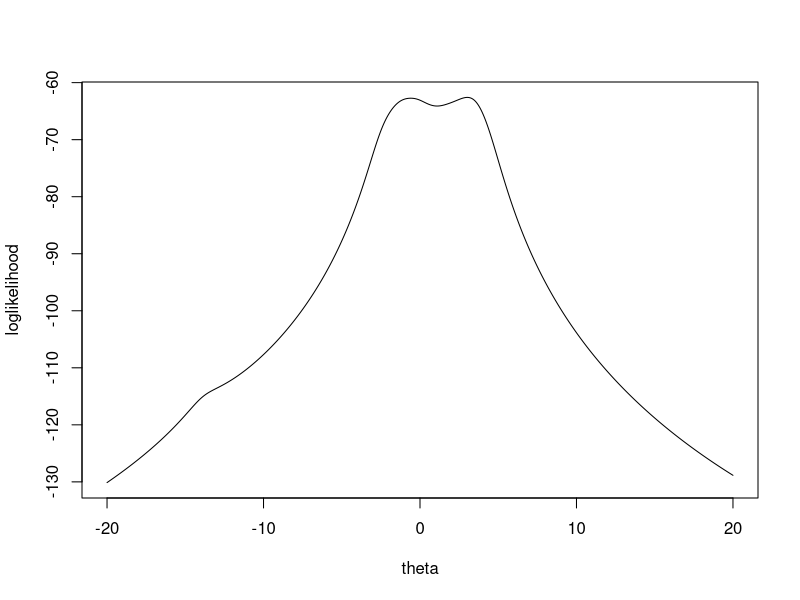

The R script that drew this image:
################################################
###(b)
## log-likelihood function

Loglikelihood <- function(X, theta){
  n <- length(X)
  -n*log(pi) - sum(log(1 + (theta - X)^2))
}

## function to calculate the MLE of Cauchy distribution by Newton-Raphson method
NewtonMleCauchy <- function(X, a, tolar){
  # X is vector of observed sample
  # a is the start value
  timestart <- Sys.time()
  n <- length(X)
  theta.iterate <- a
  i <- 0 # i is the number of iteration
  #calculate the first derivate of log likelyhood of Cauchy distribution
  firstd <- (-2)*sum((theta.iterate - X)/(1 + (theta.iterate - X)^2))
  while(abs(firstd) > tolar ){
    secondd <- (-2)*sum(((1 - (theta.iterate - X)^2)/(1 + (theta.iterate - X)^2))^2)
    theta.new <- theta.iterate - firstd/secondd
    theta.iterate <-theta.new
    firstd <- (-2)*sum((theta.iterate - X)/(1 + (theta.iterate - X)^2))
    i <- i + 1
  }
  timeend <- Sys.time()
  running.time <- timeend - timestart
  result1 <- c(theta.iterate, running.time, i)
  return(result1)
}

X <- c(1.77, -0.23, 2.76, 3.80, 3.47, 56.75, -1.34, 4.24, -2.44,
       3.29, 3.71, -2.40, 4.53, -0.07, -1.05, -13.87, -2.53, -1.75)
Y <- c(-11, -1, 0, 1.5, 4, 4.7, 7, 8, 38)

## plot log-lilihood
theta <- seq(-20, 20, by = 0.01)
loglikelihood <- sapply(theta, FUN=function(theta) Loglikelihood(X, theta))
plot(theta, loglikelihood, type="l")

## find MLE for theta
mle.metrix <- sapply(Y, FUN = function(Y) NewtonMleCauchy(X, Y, 1E-10))

## start at sample mean
sample.mean <- mean(X)
theta.sm <- NewtonMleCauchy(X, sample.mean, 1E-10)

#############################################################################
### (c)

## function for Fixedpoint
Fixedpoint <- function(alfa, a, totlar){
  # a is the initial value of theta
  timestart <- Sys.time()
  theta.iterate <- a
  firstd <- (-2)*sum((theta.iterate - X)/(1 + (theta.iterate - X)^2))
  theta.new <- theta.iterate + alfa*firstd
  i <- 0
  while (abs(firstd) > totlar && i <= 2000) {
    theta.new <- theta.iterate + alfa*firstd
    theta.iterate <- theta.new
    firstd <- (-2)*sum((theta.iterate - X)/(1 + (theta.iterate - X)^2))
    i <- i + 1
  }
  timeend <- Sys.time()
  runningtime <- timestart - timeend
  result2 <- c(theta.iterate, runningtime, i)
  return(result2)
}

alfa.set <- c(1, 0.64, 0.25)

theta1 <- sapply(Y, FUN = function(Y)Fixedpoint(1, Y, 1E-10))
theta2 <- sapply(Y, FUN = function(Y)Fixedpoint(0.64, Y, 1E-10))
theta3 <- sapply(Y, FUN = function(Y)Fixedpoint(0.25, Y, 1E-10))

##########################################################################
###(d)

## function to calculate the MLE of Cauchy distribution by Fisher scoring
FisherScoring <- function(X, a, tolar){
  # X is vector of observed sample
  # a is the start value
  n <- length(X)
  fisherinfor <- n/2
  theta.iterate <- a
  #calculate the first derivate of log likelyhood of Cauchy distribution
  firstd <- (-2)*sum((theta.iterate - X)/(1 + (theta.iterate - X)^2))
  i <- 0
  while(abs(firstd) > tolar && i <= 20){
    theta.new <- theta.iterate + firstd/fisherinfor
    theta.iterate <-theta.new
    firstd <- (-2)*sum((theta.iterate - X)/(1 + (theta.iterate - X)^2))
    i <- i + 1
  }
  return(theta.iterate)
}
## use theta calculated from Fisher-scoring method as the initial value 
## in the Newton-Raphson method

NewtonFisher <- function(X, a, tolar){
  theta.fisher <- FisherScoring(X, a, tolar)
  theta.newton <- NewtonMleCauchy(X, theta.fisher, tolar)
  return(theta.newton)
}

## theta estimator at different initial value


fisher.estimate <- matrix(sapply(Y, FUN = function(Y)FisherScoring(X, Y,tolar = 1E-10)))
newton.estimate <- sapply(Y, FUN = function(Y)NewtonFisher(X, Y, tolar = 1E-10))
